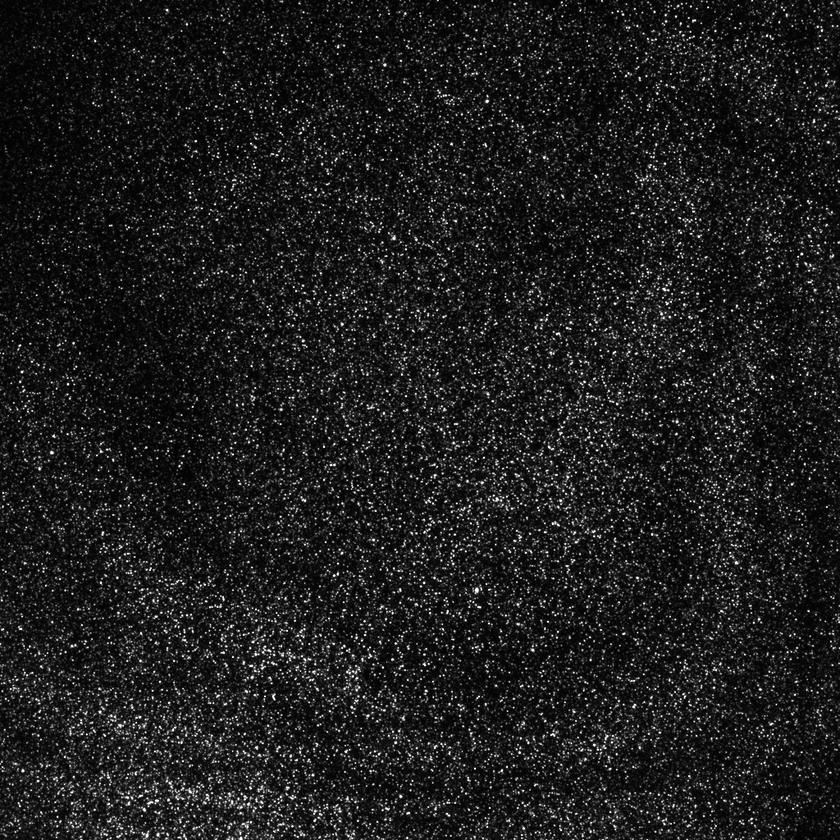
#> input picture F_00001.bmp, 840 x 840 px, shrunk from 1024 x 1024 before the run
$ jupyter execute process_fix.ipynb
#> lines starting #> are read from the running program, lines starting #| are printed output that depends on the picture
[cell 1]
# %load progress.py
"""PIV Algorithm
1) Process the images and gray scale them.
2) Loop through the images with interrogation windows.
3) For every window, compute the Fourier transforms.
4) Find the relative displacement in each position.
5) Compute the displacement vector by subtracting the peak position from the center position.
6) Return the displacement vector and plot the velocity field.
"""

import numpy as np
import scipy.fftpack as fft
import matplotlib.pyplot as plt
from PIL import Image

[cell 2]
# Example usage with two images
image_path = ['F_00001.bmp', 'F_00002.bmp']
image1 = Image.open(image_path[0]).convert('L')
#> image1 is the input picture: PIL image 840x840 L; min 0, max 255, mean 29.5
image2 = Image.open(image_path[1]).convert('L')
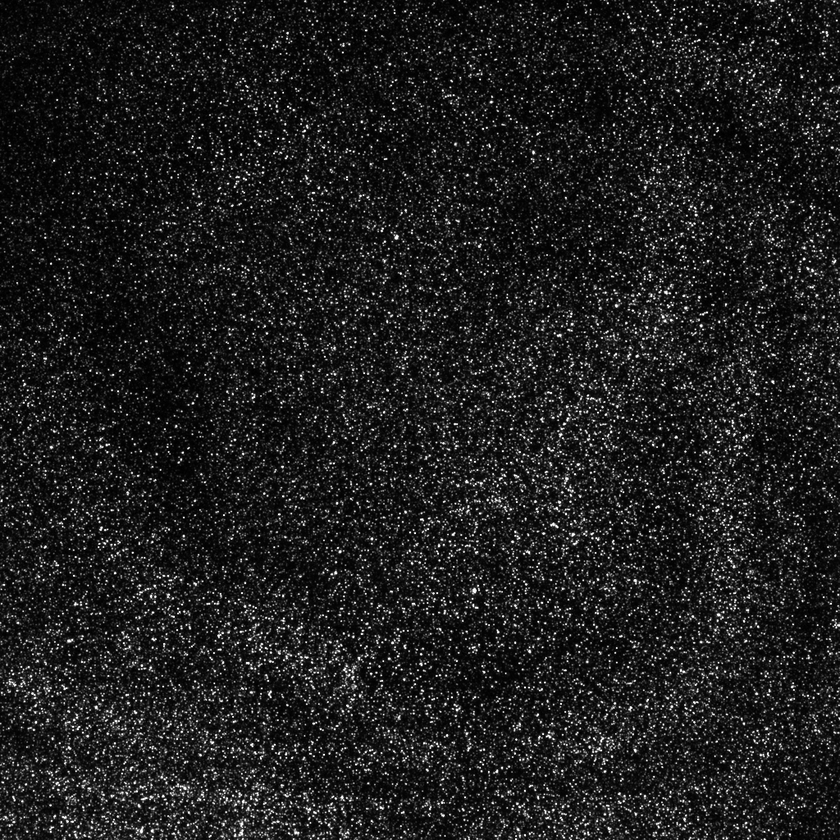
#> input picture F_00002.bmp, 840 x 840 px, shrunk from 1024 x 1024 before the run
#> image2 is the input picture: PIL image 840x840 L; min 0, max 255, mean 30

[cell 3]
def preprocess_image(image):
    """Convert image to numpy array and normalize."""
    return np.array(image) / 255.0

[cell 4]
# [13 lines of commented-out code are left out]

image1 = preprocess_image(image1)
image2 = preprocess_image(image2)

[cell 5]
fig, ax = plt.subplots(1, 2)
ax[0].imshow(image1, cmap='gray')
ax[1].imshow(image2, cmap='gray')
plt.show()
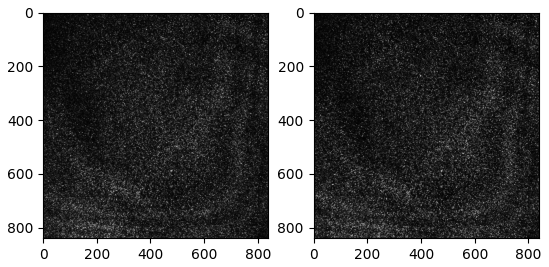
#> figure drawn by matplotlib, 2 panels

[cell 6]
def cross_correlation_fft(window1, window2):
    """Compute cross-correlation using FFT."""
    f1 = fft.fft2(window1)  # FFT for window1
    f2 = fft.fft2(window2)  # FFT for window2
    f2_conj = np.conj(f2)  # Finding the conjugate of window2
    cross_corr = fft.fftshift(fft.ifft2(f1 * f2_conj))  # Multiplication in complex is convolution in spatial (correlation)
    cross_corr_abs = np.abs(cross_corr)  # Calculating the absolute value of the correlation
    width, height = cross_corr_abs.shape  # Initializing dimensions
    peak_x, peak_y = np.unravel_index(np.argmax(cross_corr_abs),
                                      cross_corr_abs.shape)  # Get indices where correlation function is maximum.
    dx = peak_x - (width // 2)  # Calculating displacement relative to the center
    dy = peak_y - (height // 2)  # Calculating displacement relative to the center
    """Note:
    Positive dx means a shift to the right.
    Negative dx means a shift to the left.
    Positive dy means a shift downward.
    Negative dy means a shift upward.
    """
    return dx, dy

[cell 7]
window_size = 64
overlap = 0.5
# def compute_cross_function(image1, image2, window_size=32, overlap=0.5):
"""Compute velocity vectors from two images."""
step = int(window_size * (1 - overlap))  # Calculate step size based on overlap
height, width = image1.shape  # Initialize array sizes
#> height = 840; width = 840
"""Initialize the displacement vectors"""

# x_displacement, y_displacement = compute_cross_function(image1, image2, window_size)  # Getting displacements array
step = window_size // 2  # Vector will be plotted every step
height, width = image1.shape  # Get the dimensions of the image

"""Only on X,Y values will the vectors be plotted"""
x_positions = np.arange(step, width, step)
#> x_positions = 26 values from 32 to 832
y_positions = np.arange(step, height, step)
#> y_positions = 26 values from 32 to 832
X, Y = np.meshgrid(x_positions, y_positions)
U, V = np.zeros_like(X), np.zeros_like(Y)

# [5 lines of commented-out code are left out]

"""Iteration of both window 1 and 2 together with the assumption most of the particles didn’t exit the window"""
for ci, i in enumerate(y_positions-step):
    for cj, j in enumerate(x_positions-step):
        center_i = i + window_size // 2
        center_j = j + window_size // 2
        # print(i,j,i + window_size, j + window_size, center_i, center_j)

        window1 = image1[i:i + window_size, j:j + window_size]  # Current image1's window
        window2 = image2[i:i + window_size, j:j + window_size]  # Current image2's window
        U[cj,ci], V[cj,ci] = cross_correlation_fft(window1, window2)  # Getting displacements
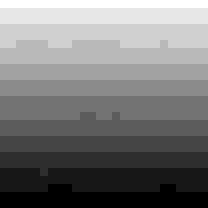
#> U: shape (26, 26) int64 (shown 8 times larger); min -5, max 6, mean 0.204; drawn with min black and max white
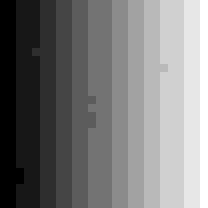
#> V: shape (26, 26) int64 (shown 8 times larger); min -5, max 6, mean 0.223; drawn with min black and max white
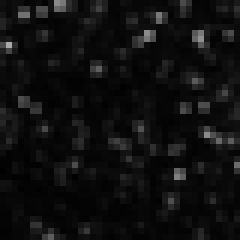
#> window1: shape (40, 40) float64 (shown 6 times larger); min 0, max 0.663, mean 0.0602

[cell 8]
plt.figure(figsize=(10, 10))
plt.imshow(image1, cmap='gray')
plt.quiver(X, Y, U, V, color='r', angles='xy', scale_units='xy', scale=.25)
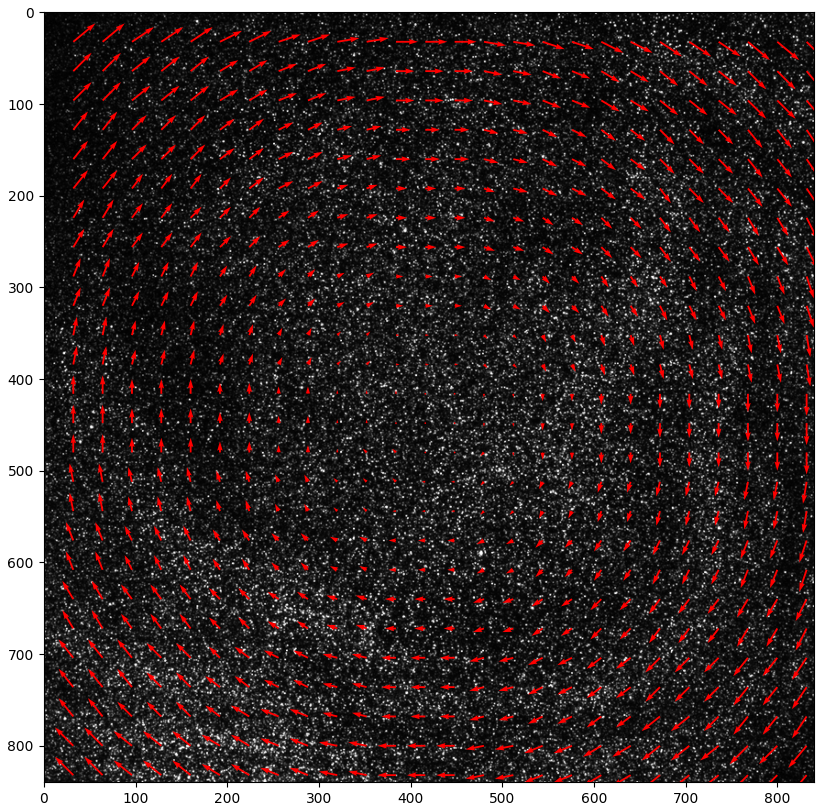
#> figure drawn by matplotlib, 1 panel
